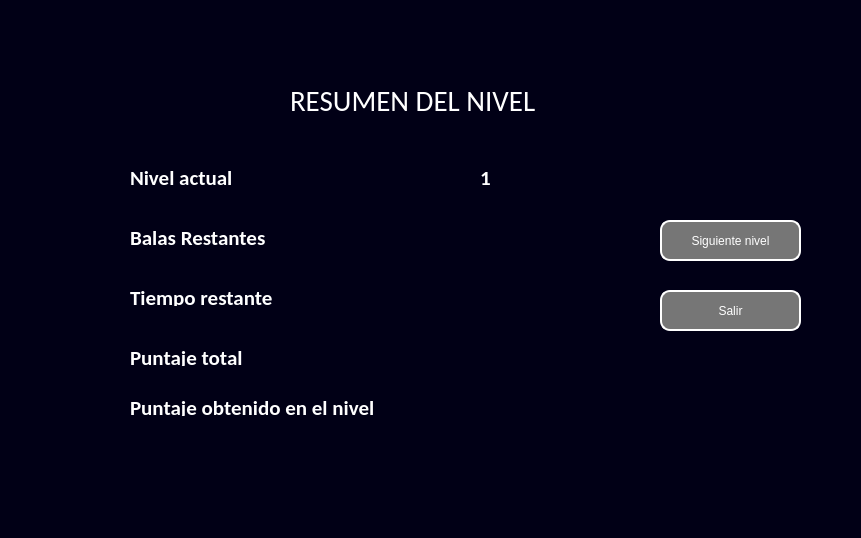
<?xml version="1.0" encoding="UTF-8"?>
<ui version="4.0">
 <class>Dialog</class>
 <widget class="QDialog" name="Dialog">
  <property name="geometry">
   <rect>
    <x>0</x>
    <y>0</y>
    <width>861</width>
    <height>538</height>
   </rect>
  </property>
  <property name="windowTitle">
   <string>Dialog</string>
  </property>
  <property name="styleSheet">
   <string notr="true">background-color: rgb(1, 0, 22);</string>
  </property>
  <widget class="QLabel" name="label_2">
   <property name="geometry">
    <rect>
     <x>290</x>
     <y>80</y>
     <width>251</width>
     <height>41</height>
    </rect>
   </property>
   <property name="font">
    <font>
     <family>Calibri</family>
     <pointsize>22</pointsize>
     <weight>50</weight>
     <bold>false</bold>
    </font>
   </property>
   <property name="styleSheet">
    <string notr="true">color: rgb(255, 255, 255);</string>
   </property>
   <property name="text">
    <string>RESUMEN DEL NIVEL</string>
   </property>
  </widget>
  <widget class="QLabel" name="label">
   <property name="geometry">
    <rect>
     <x>130</x>
     <y>170</y>
     <width>301</width>
     <height>16</height>
    </rect>
   </property>
   <property name="font">
    <font>
     <family>Calibri</family>
     <pointsize>16</pointsize>
     <weight>75</weight>
     <bold>true</bold>
    </font>
   </property>
   <property name="styleSheet">
    <string notr="true">color: rgb(255, 255, 255);</string>
   </property>
   <property name="text">
    <string>Nivel actual</string>
   </property>
  </widget>
  <widget class="QLabel" name="label_3">
   <property name="geometry">
    <rect>
     <x>130</x>
     <y>230</y>
     <width>301</width>
     <height>16</height>
    </rect>
   </property>
   <property name="font">
    <font>
     <family>Calibri</family>
     <pointsize>16</pointsize>
     <weight>75</weight>
     <bold>true</bold>
    </font>
   </property>
   <property name="styleSheet">
    <string notr="true">color: rgb(255, 255, 255);</string>
   </property>
   <property name="text">
    <string>Balas Restantes</string>
   </property>
  </widget>
  <widget class="QLabel" name="label_4">
   <property name="geometry">
    <rect>
     <x>130</x>
     <y>290</y>
     <width>301</width>
     <height>16</height>
    </rect>
   </property>
   <property name="font">
    <font>
     <family>Calibri</family>
     <pointsize>16</pointsize>
     <weight>75</weight>
     <bold>true</bold>
    </font>
   </property>
   <property name="styleSheet">
    <string notr="true">color: rgb(255, 255, 255);</string>
   </property>
   <property name="text">
    <string>Tiempo restante</string>
   </property>
  </widget>
  <widget class="QLabel" name="label_5">
   <property name="geometry">
    <rect>
     <x>130</x>
     <y>350</y>
     <width>301</width>
     <height>16</height>
    </rect>
   </property>
   <property name="font">
    <font>
     <family>Calibri</family>
     <pointsize>16</pointsize>
     <weight>75</weight>
     <bold>true</bold>
    </font>
   </property>
   <property name="styleSheet">
    <string notr="true">color: rgb(255, 255, 255);</string>
   </property>
   <property name="text">
    <string>Puntaje total</string>
   </property>
  </widget>
  <widget class="QLabel" name="label_6">
   <property name="geometry">
    <rect>
     <x>130</x>
     <y>400</y>
     <width>301</width>
     <height>16</height>
    </rect>
   </property>
   <property name="font">
    <font>
     <family>Calibri</family>
     <pointsize>16</pointsize>
     <weight>75</weight>
     <bold>true</bold>
    </font>
   </property>
   <property name="styleSheet">
    <string notr="true">color: rgb(255, 255, 255);</string>
   </property>
   <property name="text">
    <string>Puntaje obtenido en el nivel</string>
   </property>
  </widget>
  <widget class="QLabel" name="label_nivel_actual">
   <property name="geometry">
    <rect>
     <x>480</x>
     <y>170</y>
     <width>91</width>
     <height>16</height>
    </rect>
   </property>
   <property name="font">
    <font>
     <family>Calibri</family>
     <pointsize>16</pointsize>
     <weight>75</weight>
     <bold>true</bold>
    </font>
   </property>
   <property name="styleSheet">
    <string notr="true">color: rgb(255, 255, 255);</string>
   </property>
   <property name="text">
    <string>1</string>
   </property>
  </widget>
  <widget class="QLabel" name="label_balas_restantes">
   <property name="geometry">
    <rect>
     <x>480</x>
     <y>230</y>
     <width>91</width>
     <height>20</height>
    </rect>
   </property>
   <property name="font">
    <font>
     <family>Calibri</family>
     <pointsize>16</pointsize>
     <weight>75</weight>
     <bold>true</bold>
    </font>
   </property>
   <property name="styleSheet">
    <string notr="true">color: rgb(255, 255, 255);</string>
   </property>
   <property name="text">
    <string/>
   </property>
  </widget>
  <widget class="QLabel" name="label_tiempo_restante">
   <property name="geometry">
    <rect>
     <x>480</x>
     <y>290</y>
     <width>91</width>
     <height>16</height>
    </rect>
   </property>
   <property name="font">
    <font>
     <family>Calibri</family>
     <pointsize>16</pointsize>
     <weight>75</weight>
     <bold>true</bold>
    </font>
   </property>
   <property name="styleSheet">
    <string notr="true">color: rgb(255, 255, 255);</string>
   </property>
   <property name="text">
    <string/>
   </property>
  </widget>
  <widget class="QLabel" name="label_puntaje_total">
   <property name="geometry">
    <rect>
     <x>480</x>
     <y>350</y>
     <width>91</width>
     <height>16</height>
    </rect>
   </property>
   <property name="font">
    <font>
     <family>Calibri</family>
     <pointsize>16</pointsize>
     <weight>75</weight>
     <bold>true</bold>
    </font>
   </property>
   <property name="styleSheet">
    <string notr="true">color: rgb(255, 255, 255);</string>
   </property>
   <property name="text">
    <string/>
   </property>
  </widget>
  <widget class="QLabel" name="label_puntaje_obtenido_nivel">
   <property name="geometry">
    <rect>
     <x>480</x>
     <y>400</y>
     <width>91</width>
     <height>16</height>
    </rect>
   </property>
   <property name="font">
    <font>
     <family>Calibri</family>
     <pointsize>16</pointsize>
     <weight>75</weight>
     <bold>true</bold>
    </font>
   </property>
   <property name="styleSheet">
    <string notr="true">color: rgb(255, 255, 255);</string>
   </property>
   <property name="text">
    <string/>
   </property>
  </widget>
  <widget class="QLabel" name="label_12">
   <property name="geometry">
    <rect>
     <x>180</x>
     <y>450</y>
     <width>421</width>
     <height>20</height>
    </rect>
   </property>
   <property name="font">
    <font>
     <family>Calibri</family>
     <pointsize>16</pointsize>
     <weight>75</weight>
     <bold>true</bold>
    </font>
   </property>
   <property name="styleSheet">
    <string notr="true">color: rgb(255, 255, 255);</string>
   </property>
   <property name="text">
    <string/>
   </property>
  </widget>
  <widget class="QPushButton" name="boton_siguiente_nivel">
   <property name="geometry">
    <rect>
     <x>660</x>
     <y>220</y>
     <width>141</width>
     <height>41</height>
    </rect>
   </property>
   <property name="styleSheet">
    <string notr="true">background-color: rgb(118, 118, 118);
color: white;
border-style:outset;
border-width:2px;
border-radius:10px;
border-color:white;

</string>
   </property>
   <property name="text">
    <string>Siguiente nivel</string>
   </property>
  </widget>
  <widget class="QPushButton" name="boton_salir_post_juego">
   <property name="geometry">
    <rect>
     <x>660</x>
     <y>290</y>
     <width>141</width>
     <height>41</height>
    </rect>
   </property>
   <property name="styleSheet">
    <string notr="true">background-color: rgb(118, 118, 118);
color: white;
border-style:outset;
border-width:2px;
border-radius:10px;
border-color:white;

</string>
   </property>
   <property name="text">
    <string>Salir</string>
   </property>
  </widget>
 </widget>
 <resources/>
 <connections/>
</ui>
